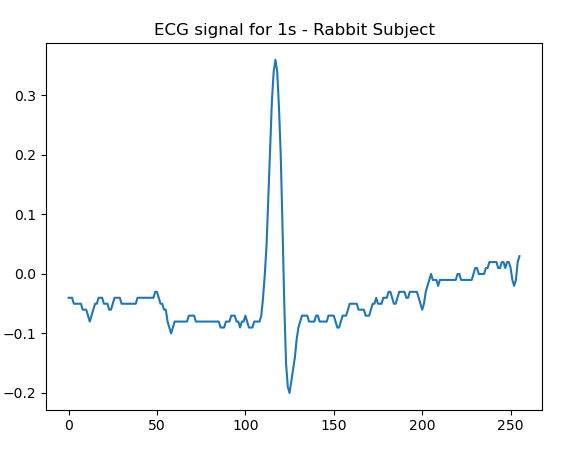

Here is the Python script that generated this plot:
import matplotlib.pyplot as plt
from scipy.io import loadmat
import pandas as pd
import numpy as np
import matplotlib.pyplot as plt
import csv
from csv import DictWriter
from sklearn import preprocessing
import scipy
from scipy import signal
import math
import numpy as np
import matplotlib.pyplot as plt
import pathlib
from ecgdetectors import Detectors

#load rabbit subject ecg data
rabbit_data = loadmat("elctrography_Rabbit_01_part_1.mat")
ecg= rabbit_data['Data']

#frequency
fs = rabbit_data['Fs'].item(0)

channel1= rabbit_data['Channels'].item(0)

print("Freq",fs)
print("Channel 1 ",channel1)
print("ECG ",ecg)


time=math.floor(len(ecg)/fs)
points=time*256

#print("ecg initial len",len(ecg))
print("ecg time",time)
#print("ecg new points",points)

#downsampling
resampled_signal = scipy.signal.resample( ecg, points)

print("ecg resampled len",len(resampled_signal))

#plot for 1 seconds (256 points)
plt.figure()
plt.plot(ecg[0:256])
plt.title("ECG signal for 1s - Rabbit Subject")
plt.show()
